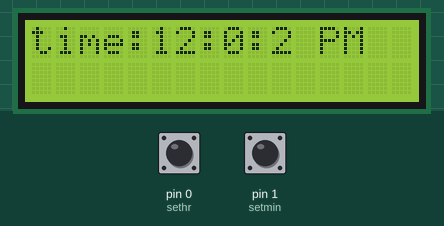
Recording of a sketch running on a simulated Arduino Uno, built with avr-gcc and run on an emulated ATmega328P. Parts: 16×2 character LCD. The inputs (shaded band) are chosen by the test bench; at power-on: pin 0 (sethr) HIGH, pin 1 (setmin) HIGH.

Above: at 1.2 s.
1.3 s: pin 0 (sethr) pulled LOW for 1.3 s
At 2.8 s:
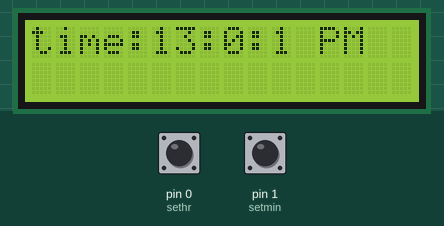
6.5 s: pin 1 (setmin) pulled LOW for 1.3 s
At 7.8 s:
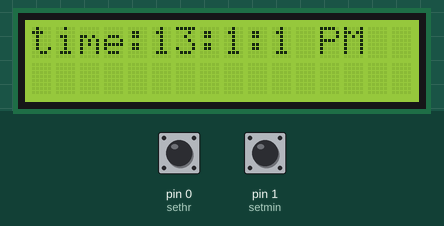
9.3 s: pin 0 (sethr) pulled LOW for 1.3 s
At 10.6 s:
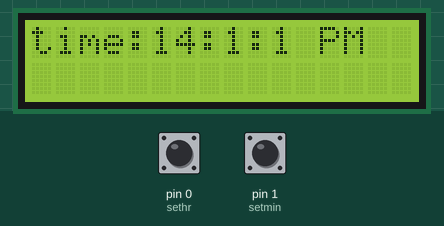
12.1 s: pin 1 (setmin) pulled LOW for 1.3 s
At 12.5 s:
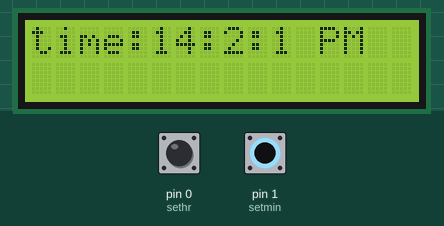
Timing chart, 0 to 15.1 s (numbered marks = the images above; inputs shaded):
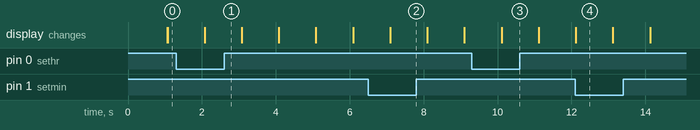

The sketch:

ArduinoLCDClock.ino
```cpp
/*
  Created by toria31 on 3/23/2024.
  A simple Arduino LCD clock project with a time-setting function.
  Source: https://github.com/toria31/ArduinoLCDClock
*/

#include <LiquidCrystal.h>

LiquidCrystal lcd(12,11,5,4,3,2);

// variables
int hr=12;
int min;
int sec;
int flag=12;
int TIME;

// buttons
const int sethr=0;
const int setmin=1;

// states
int statehr;
int statemin;

void setup() {
  lcd.begin(16,2);
  pinMode(sethr,INPUT_PULLUP);
  pinMode(setmin,INPUT_PULLUP);
}

void loop() {
  lcd.setCursor(0,0);

  sec=sec+1; // start loop with incrementing seconds by one

  // printing time on lcd
  lcd.print("time:");
  lcd.print(hr);
  lcd.print(":");
  lcd.print(min);
  lcd.print(":");
  lcd.print(sec);

  // time logic
  if(flag<12)lcd.print(" AM");
  if(flag>=12)lcd.print(" PM");
  if(flag==24)flag=0;

  // refreshing screen buffer
  delay(1000);
  lcd.clear();

  // counting time
  if(sec==60) {
    sec=0;
    min=min+1;
  }

  if(min==60) {
    min=0;
    hr=hr+1;
    flag=flag+1;
  }

  if(hr==25) {
    hr=1;
    flag=1;
  }

/*
 -================-
  printing comment
 -================-
*/

  lcd.setCursor(0,1);
  lcd.print(""); // <--- include comment you want to display

/*
 -============-
  setting time
 -============-
*/

  statehr = digitalRead(sethr); // read input from sethr button
  if(statehr==0) {
    sec=0;
    hr=hr+1;
    flag=flag+1;
  }

  statemin=digitalRead(setmin); // read input from setmin button
  if(statemin==0) {
    sec=0;
    min=min+1;
  }

}
```

Measured:
- what the display in image 4 shows lasts 1.0 s, from 12.1 s to 13.1 s
